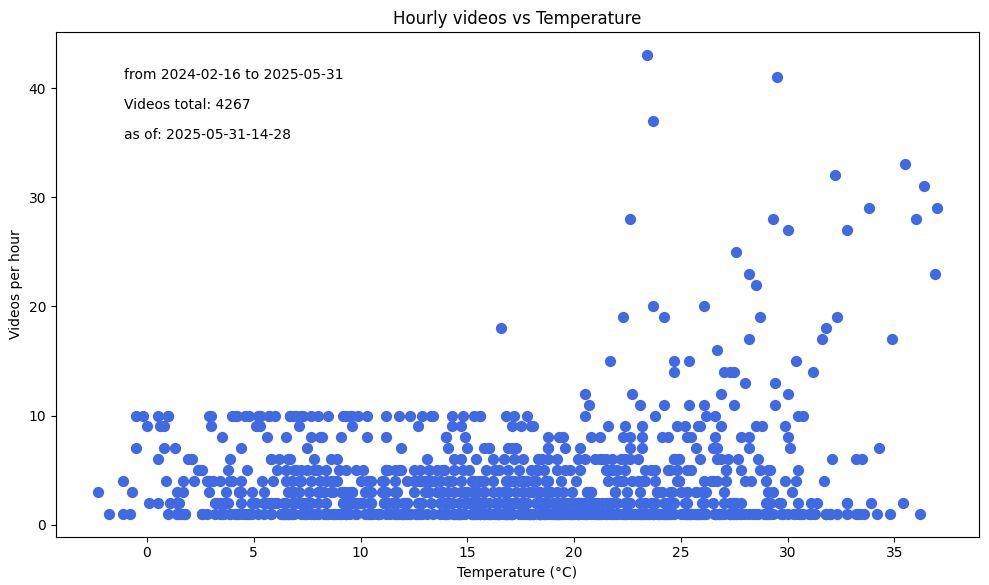

Recreate this plot in Python.
import json
import matplotlib.pyplot as plt
from datetime import datetime
from dateslice import start_date, end_date

# Load data
with open('apidata.json') as f:
    data = json.load(f)

unfiltered = data['data']
created = data.get('created', '') # avoids KeyError, if 'created' not exists

### this is only needed for treating a part (slice) of the data:
# filter for range of dates in format yyyymmdd -> 8 digits
# start_date = None #"20250101"
# end_date = None

dateslist = [k[:8] for k in unfiltered]
if not start_date:
    start_date = dateslist[0]
if not end_date:
    end_date = dateslist[-1]

hourly_data = {
    k: v for k, v in unfiltered.items()
    if start_date <= k[:8] <= end_date
}

temps = []
counts = []
dates = []
total_counts = 0

for hour_str, stats in hourly_data.items():
    dt = datetime.strptime(hour_str, '%Y%m%d%H')
    dates.append(dt)
    temps.append(stats['temp'])
    counts.append(stats['count'])
    total_counts += stats['count']

# Find date range
if dates:
    oldest = min(dates)
    newest = max(dates)
    date_range_str = f"from {oldest.strftime('%Y-%m-%d')} to {newest.strftime('%Y-%m-%d')}"
else:
    date_range_str = "no data"

# Plot scatter
fig, ax = plt.subplots(figsize=(10, 6))
ax.scatter(temps, counts, color='royalblue', s=50)

ax.set_xlabel('Temperature (°C)')
ax.set_ylabel('Videos per hour')
ax.set_title('Hourly videos vs Temperature')

plt.figtext(0.13, 0.86, date_range_str, fontsize=10, ha='left')
plt.figtext(0.13, 0.81, f"Videos total: {total_counts}", fontsize=10, ha='left')
plt.figtext(0.13, 0.76, f"as of: {created}", fontsize=10, ha='left')

plt.tight_layout()
plt.savefig('countsbytemp.svg', format='svg')
# plt.show()